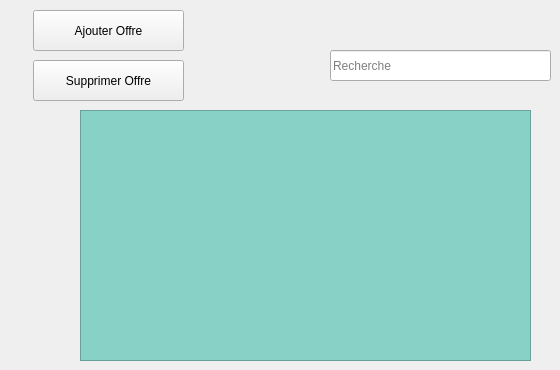
      <widget class="QWidget" name="tab_24">
       <attribute name="title">
        <string>Offre</string>
       </attribute>
       <widget class="QLineEdit" name="recherche_off">
        <property name="geometry">
         <rect>
          <x>330</x>
          <y>50</y>
          <width>221</width>
          <height>31</height>
         </rect>
        </property>
        <property name="placeholderText">
         <string>Recherche</string>
        </property>
        <property name="clearButtonEnabled">
         <bool>true</bool>
        </property>
       </widget>
       <widget class="QTableView" name="tableau_off">
        <property name="geometry">
         <rect>
          <x>80</x>
          <y>110</y>
          <width>451</width>
          <height>251</height>
         </rect>
        </property>
        <property name="styleSheet">
         <string notr="true"> background-color: #88D1C7;</string>
        </property>
        <property name="sortingEnabled">
         <bool>true</bool>
        </property>
        <attribute name="horizontalHeaderCascadingSectionResizes">
         <bool>true</bool>
        </attribute>
        <attribute name="horizontalHeaderShowSortIndicator" stdset="0">
         <bool>false</bool>
        </attribute>
        <attribute name="horizontalHeaderStretchLastSection">
         <bool>false</bool>
        </attribute>
       </widget>
       <widget class="QToolButton" name="toolButton_13">
        <property name="geometry">
         <rect>
          <x>33</x>
          <y>10</y>
          <width>151</width>
          <height>41</height>
         </rect>
        </property>
        <property name="text">
         <string>Ajouter Offre</string>
        </property>
       </widget>
       <widget class="QToolButton" name="toolButton_14">
        <property name="geometry">
         <rect>
          <x>33</x>
          <y>60</y>
          <width>151</width>
          <height>41</height>
         </rect>
        </property>
        <property name="text">
         <string>Supprimer Offre</string>
        </property>
       </widget>
       <zorder>recherche_off</zorder>
       <zorder>toolButton_13</zorder>
       <zorder>toolButton_14</zorder>
       <zorder>tableau_off</zorder>
      </widget>
